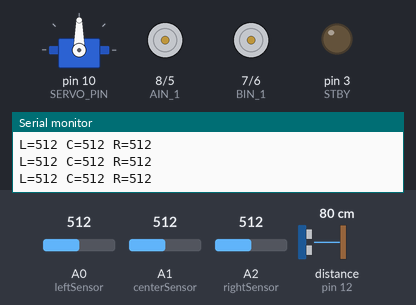
The sketch below on a simulated Arduino Uno, built with avr-gcc and run on an emulated ATmega328P. Parts: servo, direction and speed pins drawn as motors (green arrow = direction pin HIGH = forward, orange = LOW = backward, longer = more drive, stopped while the standby pin is LOW), output pins drawn as LEDs (lit = HIGH), the last lines printed to the serial monitor. Wiring (inferred from the names in the program): ultrasonic range finder: trigger pin 13; echo pin 12. Inputs (shaded band) come from the test bench; at power-on: distance to the obstacle (sensor on pin 12) 80 cm, A0 (leftSensor) = 512, A1 (centerSensor) = 512, A2 (rightSensor) = 512. The echo pulse lasts 58.3 µs per cm; pins used as bus, display or sensor lines are not drawn.

Above: at 2.2 s.
2.3 s: distance to the obstacle (sensor on pin 12) set to 20 cm
At 4.58 s:
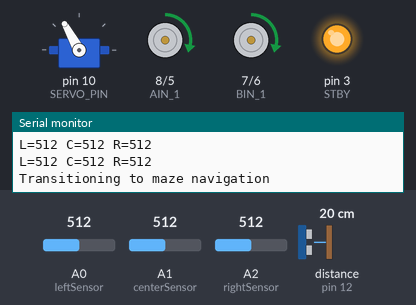
5.3 s: distance to the obstacle (sensor on pin 12) set to 17 cm
At 6.96 s:
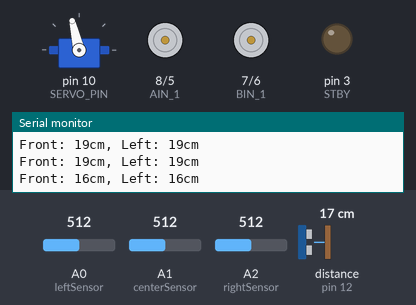
8.3 s: distance to the obstacle (sensor on pin 12) set to 250 cm
11.3 s: distance to the obstacle (sensor on pin 12) set to 9 cm
At 13.59 s:
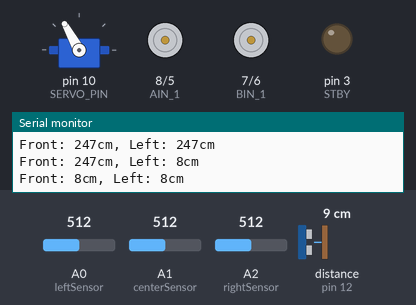
Timing chart, 0 to 15.3 s (numbered marks = the images above; inputs shaded):
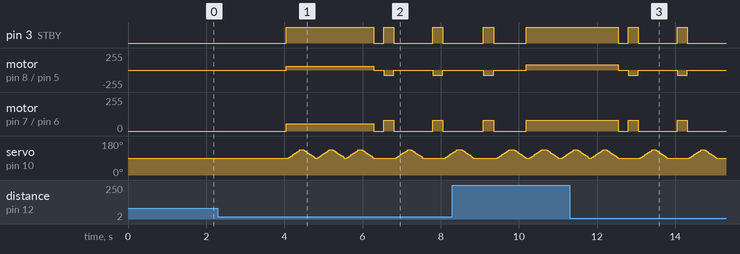

Measured:
- the behaviour switches between 19 and 18 cm on distance to the obstacle (sensor on pin 12) (found by bisection; images 1 and 2)
- after the input at 5.3 s, pin 3 (STBY): goes LOW 0.25 s, HIGH 0.26 s, LOW 1.0 s, HIGH 0.26 s, then LOW, starting after 0.99 s; motor on pin 8 (AIN_1) / pin 5 (ENA): goes stopped 0.25 s, backward 80/255 0.26 s, stopped 1.0 s, backward 80/255 0.26 s, then stopped, starting after 0.99 s
- after the input at 11.3 s, pin 3 (STBY): goes LOW 0.25 s, HIGH 0.26 s, LOW 0.99 s, HIGH 0.26 s, then LOW, starting after 1.2 s; motor on pin 8 (AIN_1) / pin 5 (ENA): goes stopped 0.25 s, backward 80/255 0.26 s, stopped 0.99 s, backward 80/255 0.26 s, then stopped, starting after 1.2 s

The sketch:

workedlasttime.ino
```cpp
#include <Servo.h>

#define ENA 5
#define ENB 6
#define BIN_1 7
#define AIN_1 8
#define STBY 3

#define leftSensor   A0
#define centerSensor A1
#define rightSensor  A2

#define trigPin 13
#define echoPin 12
#define SERVO_PIN 10

Servo servoMotor;

int baseSpeed = 55;
int turnSpeed = 80;
bool inMaze = false;
unsigned long mazeStartTime = 0;
bool mazeTransitionStarted = false;

// -------------------- SERVO --------------------
void servoSlowWrite(int target){
  int current = servoMotor.read();
  if(current < target) {
    for(int i=current;i<=target;i++){
      servoMotor.write(i);
      delay(7);
    }
  } else {
    for(int i=current;i>=target;i--){
      servoMotor.write(i);
      delay(7);
    }
  }
}

// -------------------- ULTRASONIC --------------------
long getDistance(){
  digitalWrite(trigPin, LOW);
  delayMicroseconds(2);
  digitalWrite(trigPin, HIGH);
  delayMicroseconds(10);
  digitalWrite(trigPin, LOW);
  long duration = pulseIn(echoPin,HIGH,30000);
  long d = duration*0.034/2;
  if(d==0||d>350) return 350;
  return d;
}

long filteredDistance(){
  long d1=getDistance(); delay(20);
  long d2=getDistance(); delay(20);
  long d3=getDistance();
  return min(d1,min(d2,d3));
}

// -------------------- MOTORS --------------------
void moveForward(int spd){
  digitalWrite(STBY,HIGH);
  digitalWrite(AIN_1,HIGH);
  digitalWrite(BIN_1,HIGH);
  analogWrite(ENA,spd);
  analogWrite(ENB,spd);
}

void stopCar(){
  analogWrite(ENA,0);
  analogWrite(ENB,0);
  digitalWrite(STBY,LOW);
}

void turnLeft90(){
  stopCar();
  delay(100);
  digitalWrite(STBY,HIGH);
  digitalWrite(AIN_1,LOW);
  digitalWrite(BIN_1,HIGH);
  analogWrite(ENA,turnSpeed);
  analogWrite(ENB,turnSpeed);
  delay(260);
  stopCar();
}

void turnRight90(){
  stopCar();
  delay(100);
  digitalWrite(STBY,HIGH);
  digitalWrite(AIN_1,HIGH);
  digitalWrite(BIN_1,LOW);
  analogWrite(ENA,turnSpeed);
  analogWrite(ENB,turnSpeed);
  delay(260);
  stopCar();
}

void right(){
  digitalWrite(STBY, HIGH);
  analogWrite(ENA, baseSpeed);
  analogWrite(ENB, baseSpeed);
  digitalWrite(AIN_1, HIGH);
  digitalWrite(BIN_1, LOW);
}

void left(){
  digitalWrite(STBY, HIGH);
  analogWrite(ENA, baseSpeed);
  analogWrite(ENB, baseSpeed);
  digitalWrite(AIN_1, LOW);
  digitalWrite(BIN_1, HIGH);
}

// -------------------- LINE TRACKING --------------------
void lineTrack(){
  int L = analogRead(leftSensor);
  int C = analogRead(centerSensor);
  int R = analogRead(rightSensor);

  // Define threshold for black/white detection (adjust based on your sensors)
  int threshold = 500; // Typical value for analog sensors - adjust as needed

  bool L_black = L > threshold;
  bool C_black = C > threshold;
  bool R_black = R > threshold;

  // Debug output
  Serial.print("L=");
  Serial.print(L);
  Serial.print(" C=");
  Serial.print(C);
  Serial.print(" R=");
  Serial.println(R);

  // Centered on line
  if (C_black && !L_black && !R_black) {
    moveForward(baseSpeed);
  }
  // Need to go right (line is to the left)
  else if (L_black && !C_black && !R_black) {
    right();
  }
  // Need to go left (line is to the right)
  else if (R_black && !C_black && !L_black) {
    left();
  }
  // All sensors see black - this triggers maze transition
  else if (L_black && C_black && R_black) {
    if (!mazeTransitionStarted) {
      stopCar();
      mazeTransitionStarted = true;
      mazeStartTime = millis();
      Serial.println("Black line detected - starting 3 second countdown");
    }

    // Wait for 3 seconds
    if (millis() - mazeStartTime >= 3000) {
      inMaze = true;
      mazeTransitionStarted = false;
      Serial.println("Transitioning to maze navigation");
      moveForward(baseSpeed); // Start moving into maze
    }
  }
  // No line detected - stop and wait
  else if (!L_black && !C_black && !R_black) {
    stopCar();
  }
  // Otherwise continue forward (for cases like partial detection)
  else {
    moveForward(baseSpeed);
  }
}

// -------------------- MAZE NAVIGATION --------------------
void mazeNavigation(){
  // Scan front and left
  servoSlowWrite(90);
  long frontDist = filteredDistance();
  servoSlowWrite(135);
  long leftDist = filteredDistance();
  servoSlowWrite(90); // Return to center

  bool frontBlocked = frontDist < 18;
  bool leftOpen = leftDist > 22;

  Serial.print("Front: ");
  Serial.print(frontDist);
  Serial.print("cm, Left: ");
  Serial.print(leftDist);
  Serial.println("cm");

  if(leftOpen && frontBlocked){ // Left path open and front blocked
    stopCar(); delay(150);
    turnLeft90();
    return;
  }

  if(frontBlocked){ // Obstacle in front
    stopCar(); delay(150);
    turnLeft90(); // Turn left if blocked
    return;
  }

  // Dead end? walls on front and left
  if(!leftOpen && frontDist < 18){
    stopCar(); delay(150);
    turnRight90();
    return;
  }

  // Otherwise keep moving forward
  moveForward(baseSpeed);
}

// -------------------- SETUP --------------------
void setup(){
  Serial.begin(9600);
  pinMode(ENA,OUTPUT);
  pinMode(ENB,OUTPUT);
  pinMode(AIN_1,OUTPUT);
  pinMode(BIN_1,OUTPUT);
  pinMode(STBY,OUTPUT);
  pinMode(trigPin,OUTPUT);
  pinMode(echoPin,INPUT);
  servoMotor.attach(SERVO_PIN);
  servoMotor.write(90);

  inMaze = false;
  mazeTransitionStarted = false;
  delay(1000);
  Serial.println("Robot started - Line following mode");
}

// -------------------- LOOP --------------------
void loop(){
  if(!inMaze) {
    lineTrack();
  } else {
    mazeNavigation();
  }
}
```
